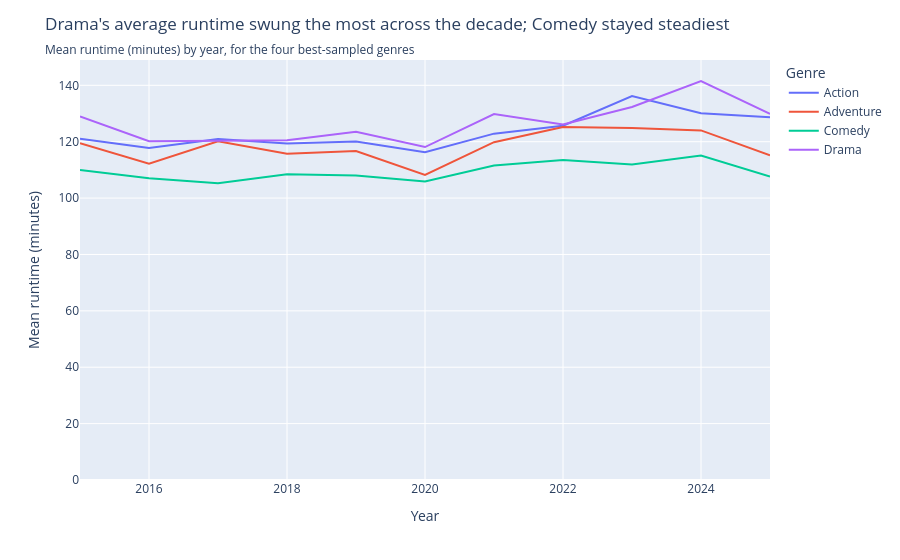

Notebook cell for this chart:
### Markdown cell above
## Finding 3 — Which genres vary most over time

I average runtime **by genre and year**, plot one line per genre, then measure each genre's variation with the standard deviation of its yearly averages.

I restrict to the best-covered genres — sparse genres have too few films per year for a stable yearly average (see Limitations).

### Code cell
top_genres = q_genres_avg.groupby("genre_name")["id"].count().nlargest(4).index

runtime_genre_year = (
    q_genres_avg[q_genres_avg["genre_name"].isin(top_genres)]
    .groupby(["genre_name","year"])["runtime"].mean()
    .reset_index()
)

runtime_genre_year_plot = px.line(
    runtime_genre_year, x="year", y="runtime", color="genre_name",
    labels={"runtime": "Mean runtime (minutes)", "year": "Year", "genre_name": "Genre"},
)
runtime_genre_year_plot.update_layout(
    title=dict(
        text="Drama's average runtime swung the most across the decade; Comedy stayed steadiest",
        subtitle=dict(text="Mean runtime (minutes) by year, for the four best-sampled genres"),
    )
)
runtime_genre_year_plot.update_yaxes(rangemode="tozero")
runtime_genre_year_plot

### Figure 1 — Plotly figure (JSON) as saved in the notebook; plotly's stock layout.template omitted (floating-point values rounded to 4 significant figures)
{"data": [{"hovertemplate": "Genre=Action<br>Year=%{x}<br>Mean runtime (minutes)=%{y}<extra></extra>", "legendgroup": "Action", "line": {"color": "#636efa", "dash": "solid"}, "marker": {"symbol": "circle"}, "mode": "lines", "name": "Action", "orientation": "v", "showlegend": true, "type": "scatter", "x": [2015, 2016, 2017, 2018, 2019, 2020, 2021, 2022, 2023, 2024, 2025], "xaxis": "x", "y": [121.0, 117.8, 121.0, 119.4, 120.1, 116.3, 122.9, 125.7, 136.2, 130.1, 128.7], "yaxis": "y"}, {"hovertemplate": "Genre=Adventure<br>Year=%{x}<br>Mean runtime (minutes)=%{y}<extra></extra>", "legendgroup": "Adventure", "line": {"color": "#EF553B", "dash": "solid"}, "marker": {"symbol": "circle"}, "mode": "lines", "name": "Adventure", "orientation": "v", "showlegend": true, "type": "scatter", "x": [2015, 2016, 2017, 2018, 2019, 2020, 2021, 2022, 2023, 2024, 2025], "xaxis": "x", "y": [119.4, 112.2, 120.2, 115.7, 116.7, 108.2, 119.8, 125.2, 124.8, 124.0, 115.2], "yaxis": "y"}, {"hovertemplate": "Genre=Comedy<br>Year=%{x}<br>Mean runtime (minutes)=%{y}<extra></extra>", "legendgroup": "Comedy", "line": {"color": "#00cc96", "dash": "solid"}, "marker": {"symbol": "circle"}, "mode": "lines", "name": "Comedy", "orientation": "v", "showlegend": true, "type": "scatter", "x": [2015, 2016, 2017, 2018, 2019, 2020, 2021, 2022, 2023, 2024, 2025], "xaxis": "x", "y": [110.0, 107.1, 105.2, 108.4, 108.0, 105.9, 111.6, 113.5, 111.9, 115.1, 107.6], "yaxis": "y"}, {"hovertemplate": "Genre=Drama<br>Year=%{x}<br>Mean runtime (minutes)=%{y}<extra></extra>", "legendgroup": "Drama", "line": {"color": "#ab63fa", "dash": "solid"}, "marker": {"symbol": "circle"}, "mode": "lines", "name": "Drama", "orientation": "v", "showlegend": true, "type": "scatter", "x": [2015, 2016, 2017, 2018, 2019, 2020, 2021, 2022, 2023, 2024, 2025], "xaxis": "x", "y": [128.9, 120.2, 120.3, 120.5, 123.5, 118.1, 129.8, 126.1, 132.3, 141.5, 129.9], "yaxis": "y"}], "layout": {"legend": {"title": {"text": "Genre"}, "tracegroupgap": 0}, "margin": {"t": 60}, "title": {"subtitle": {"text": "Mean runtime (minutes) by year, for the four best-sampled genres"}, "text": "Drama's average runtime swung the most across the decade; Comedy stayed steadiest"}, "xaxis": {"anchor": "y", "domain": [0.0, 1.0], "title": {"text": "Year"}}, "yaxis": {"anchor": "x", "domain": [0.0, 1.0], "rangemode": "tozero", "title": {"text": "Mean runtime (minutes)"}}}}
